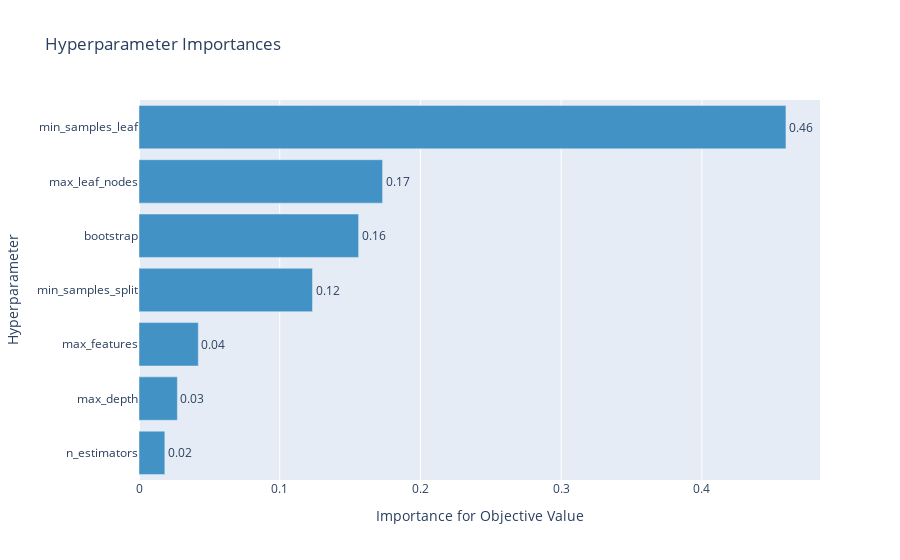

Write notebook code for a chart like this one.
### Code cell
# 하이퍼파라미터별 중요도를 확인할 수 있는 그래프
optuna.visualization.plot_param_importances(study)

### Figure 1 — Plotly figure (JSON) as saved in the notebook; plotly's stock layout.template omitted (floating-point values rounded to 4 significant figures)
{"data": [{"cliponaxis": false, "hovertemplate": ["n_estimators (IntDistribution): 0.01836096956761153<extra></extra>", "max_depth (IntDistribution): 0.02726957173002372<extra></extra>", "max_features (FloatDistribution): 0.0421446575620556<extra></extra>", "min_samples_split (FloatDistribution): 0.12330204152634391<extra></extra>", "bootstrap (CategoricalDistribution): 0.15606989965899934<extra></extra>", "max_leaf_nodes (IntDistribution): 0.17309812762838012<extra></extra>", "min_samples_leaf (FloatDistribution): 0.4597547323265857<extra></extra>"], "marker": {"color": "rgb(66,146,198)"}, "orientation": "h", "text": ["0.02", "0.03", "0.04", "0.12", "0.16", "0.17", "0.46"], "textposition": "outside", "type": "bar", "x": [0.01836, 0.02727, 0.04214, 0.1233, 0.1561, 0.1731, 0.4598], "y": ["n_estimators", "max_depth", "max_features", "min_samples_split", "bootstrap", "max_leaf_nodes", "min_samples_leaf"]}], "layout": {"showlegend": false, "title": {"text": "Hyperparameter Importances"}, "xaxis": {"title": {"text": "Importance for Objective Value"}}, "yaxis": {"title": {"text": "Hyperparameter"}}}}
